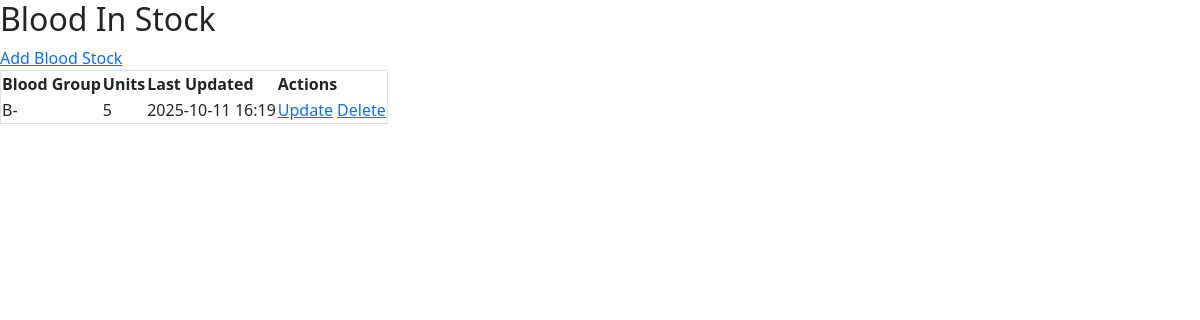
The app's page /bloodstock/, older data.
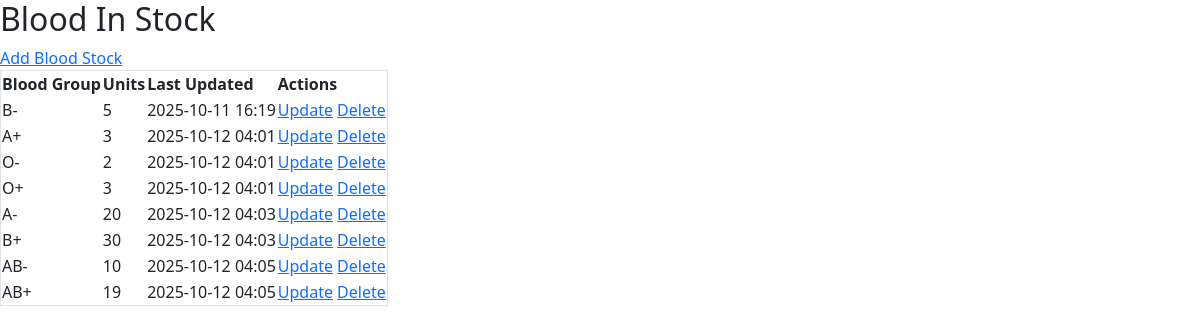
The same page, newer data.
### blood_bank_app/models.py (models this page shows, shortened)
class BloodStock(models.Model):
    BLOOD_GROUPS = [
        ('A+', 'A+'), ('A-', 'A-'),
        ('B+', 'B+'), ('B-', 'B-'),
        ('AB+', 'AB+'), ('AB-', 'AB-'),
        ('O+', 'O+'), ('O-', 'O-'),
    ]
    blood_group = models.CharField(max_length=3, choices=BLOOD_GROUPS, unique=True)
    units = models.PositiveIntegerField(default=0)
    last_updated = models.DateTimeField(auto_now=True)

### blood_bank_app/views.py (the view)
# urls.py: path('bloodstock/', views.blood_stock_list, name='blood_stock_list'),
def blood_stock_list(request):
    stocks = BloodStock.objects.all()
    return render(request,'blood_stock_list.html',{'stocks':stocks})

### blood_bank_app/templates/blood_stock_list.html (shortened to what this page needs)
<!DOCTYPE html>
<html>
<head>
    <link href="https://cdn.jsdelivr.net/npm/bootstrap@5.3.3/dist/css/bootstrap.min.css" rel="stylesheet">
</head>
<body>
    <h2>Blood In Stock</h2>
    <a href="{% url 'add_blood_stock' %}">Add Blood Stock</a>
    <table class="border">
        <thead>
            <tr>
                <th>Blood Group</th>
                <th>Units</th>
                <th>Last Updated</th>
                <th>Actions</th>
            </tr>
        </thead>
        <tbody>
            {% for stock in stocks %}
            <tr>
                <td>{{ stock.blood_group }}</td>
                <td>{{ stock.units }}</td>
                <td>{{ stock.last_updated|date:"Y-m-d H:i" }}</td>
                <td>
                    <a href="{% url 'update_blood_stock' stock.id %}">Update</a>
                    <a href="{% url 'delete_blood_stock' stock.id %}">Delete</a>
                </td>
            </tr>
            {% empty %}
            <tr><td colspan="4">No stock records found.</td></tr>
            {% endfor %}
        </tbody>
    </table>
</body>
</html>

Row changes from the older to the newer data that the page shows:
added BloodStock: blood_group "A+", units "3", last_updated "2025-10-12 04:01"
added BloodStock: blood_group "O-", units "2", last_updated "2025-10-12 04:01"
added BloodStock: blood_group "O+", units "3", last_updated "2025-10-12 04:01"
added BloodStock: blood_group "A-", units "20", last_updated "2025-10-12 04:03"
added BloodStock: blood_group "B+", units "30", last_updated "2025-10-12 04:03"
added BloodStock: blood_group "AB-", units "10", last_updated "2025-10-12 04:05"
added BloodStock: blood_group "AB+", units "19", last_updated "2025-10-12 04:05"
